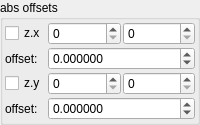
    <widget class="QGroupBox" name="groupBox_3">
     <property name="title">
      <string>abs offsets</string>
     </property>
     <layout class="QVBoxLayout" name="verticalLayout_5" stretch="0">
      <property name="spacing">
       <number>2</number>
      </property>
      <property name="leftMargin">
       <number>2</number>
      </property>
      <property name="topMargin">
       <number>2</number>
      </property>
      <property name="rightMargin">
       <number>2</number>
      </property>
      <property name="bottomMargin">
       <number>2</number>
      </property>
      <item>
       <layout class="QGridLayout" name="gridLayout_11" columnstretch="0,1,1">
        <property name="spacing">
         <number>2</number>
        </property>
        <item row="0" column="0">
         <widget class="MyCheckBox" name="checkBox_transf_function_enabledx_false">
          <property name="text">
           <string notr="true">z.x</string>
          </property>
         </widget>
        </item>
        <item row="2" column="0">
         <widget class="MyCheckBox" name="checkBox_transf_function_enabledy_false">
          <property name="text">
           <string notr="true">z.y</string>
          </property>
         </widget>
        </item>
        <item row="1" column="0">
         <widget class="QLabel" name="label_43">
          <property name="text">
           <string>offset:</string>
          </property>
         </widget>
        </item>
        <item row="3" column="0">
         <widget class="QLabel" name="label_38">
          <property name="text">
           <string>offset:</string>
          </property>
         </widget>
        </item>
        <item row="2" column="1">
         <widget class="MySpinBox" name="spinboxInt_transf_start_iterations_C">
          <property name="enabled">
           <bool>true</bool>
          </property>
          <property name="sizePolicy">
           <sizepolicy hsizetype="Minimum" vsizetype="Maximum">
            <horstretch>0</horstretch>
            <verstretch>0</verstretch>
           </sizepolicy>
          </property>
          <property name="maximum">
           <number>999</number>
          </property>
         </widget>
        </item>
        <item row="2" column="2">
         <widget class="MySpinBox" name="spinboxInt_transf_stop_iterations_C">
          <property name="enabled">
           <bool>true</bool>
          </property>
          <property name="sizePolicy">
           <sizepolicy hsizetype="Minimum" vsizetype="Maximum">
            <horstretch>0</horstretch>
            <verstretch>0</verstretch>
           </sizepolicy>
          </property>
          <property name="maximum">
           <number>999</number>
          </property>
         </widget>
        </item>
        <item row="0" column="1">
         <widget class="MySpinBox" name="spinboxInt_transf_start_iterations_A">
          <property name="enabled">
           <bool>true</bool>
          </property>
          <property name="sizePolicy">
           <sizepolicy hsizetype="Minimum" vsizetype="Maximum">
            <horstretch>0</horstretch>
            <verstretch>0</verstretch>
           </sizepolicy>
          </property>
          <property name="maximum">
           <number>999</number>
          </property>
         </widget>
        </item>
        <item row="0" column="2">
         <widget class="MySpinBox" name="spinboxInt_transf_stop_iterations_A">
          <property name="enabled">
           <bool>true</bool>
          </property>
          <property name="sizePolicy">
           <sizepolicy hsizetype="Minimum" vsizetype="Maximum">
            <horstretch>0</horstretch>
            <verstretch>0</verstretch>
           </sizepolicy>
          </property>
          <property name="maximum">
           <number>999</number>
          </property>
         </widget>
        </item>
        <item row="3" column="1" colspan="2">
         <widget class="MyDoubleSpinBox" name="spinbox_transf_offset_05">
          <property name="enabled">
           <bool>true</bool>
          </property>
          <property name="sizePolicy">
           <sizepolicy hsizetype="Minimum" vsizetype="Maximum">
            <horstretch>0</horstretch>
            <verstretch>0</verstretch>
           </sizepolicy>
          </property>
          <property name="prefix">
           <string/>
          </property>
          <property name="suffix">
           <string/>
          </property>
          <property name="decimals">
           <number>6</number>
          </property>
          <property name="minimum">
           <double>-99.989999999999995</double>
          </property>
          <property name="maximum">
           <double>99.989999999999995</double>
          </property>
          <property name="singleStep">
           <double>0.100000000000000</double>
          </property>
         </widget>
        </item>
        <item row="1" column="1" colspan="2">
         <widget class="MyDoubleSpinBox" name="spinbox_transf_offset_0">
          <property name="enabled">
           <bool>true</bool>
          </property>
          <property name="sizePolicy">
           <sizepolicy hsizetype="Minimum" vsizetype="Maximum">
            <horstretch>0</horstretch>
            <verstretch>0</verstretch>
           </sizepolicy>
          </property>
          <property name="prefix">
           <string/>
          </property>
          <property name="suffix">
           <string/>
          </property>
          <property name="decimals">
           <number>6</number>
          </property>
          <property name="minimum">
           <double>-99.989999999999995</double>
          </property>
          <property name="maximum">
           <double>99.989999999999995</double>
          </property>
          <property name="singleStep">
           <double>0.100000000000000</double>
          </property>
         </widget>
        </item>
       </layout>
      </item>
     </layout>
    </widget>
